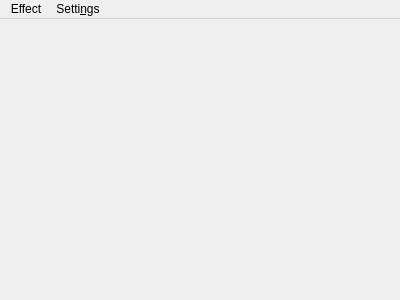
<?xml version="1.0" encoding="UTF-8"?>
<ui version="4.0">
 <class>MainWindow</class>
 <widget class="QMainWindow" name="MainWindow">
  <property name="geometry">
   <rect>
    <x>0</x>
    <y>0</y>
    <width>400</width>
    <height>300</height>
   </rect>
  </property>
  <property name="windowTitle">
   <string>MainWindow</string>
  </property>
  <widget class="QWidget" name="centralWidget"/>
  <widget class="QMenuBar" name="menuBar">
   <property name="geometry">
    <rect>
     <x>0</x>
     <y>0</y>
     <width>400</width>
     <height>30</height>
    </rect>
   </property>
   <widget class="QMenu" name="menuEffect">
    <property name="title">
     <string>Effect</string>
    </property>
   </widget>
   <widget class="QMenu" name="menuSettings">
    <property name="title">
     <string>Setti&amp;ngs</string>
    </property>
    <addaction name="actionBackground"/>
    <addaction name="actionFramerate"/>
   </widget>
   <addaction name="menuEffect"/>
   <addaction name="menuSettings"/>
  </widget>
  <action name="actionBackground">
   <property name="text">
    <string>&amp;Background</string>
   </property>
  </action>
  <action name="actionFramerate">
   <property name="text">
    <string>&amp;Framerate</string>
   </property>
  </action>
 </widget>
 <layoutdefault spacing="6" margin="11"/>
 <resources/>
 <connections/>
</ui>
